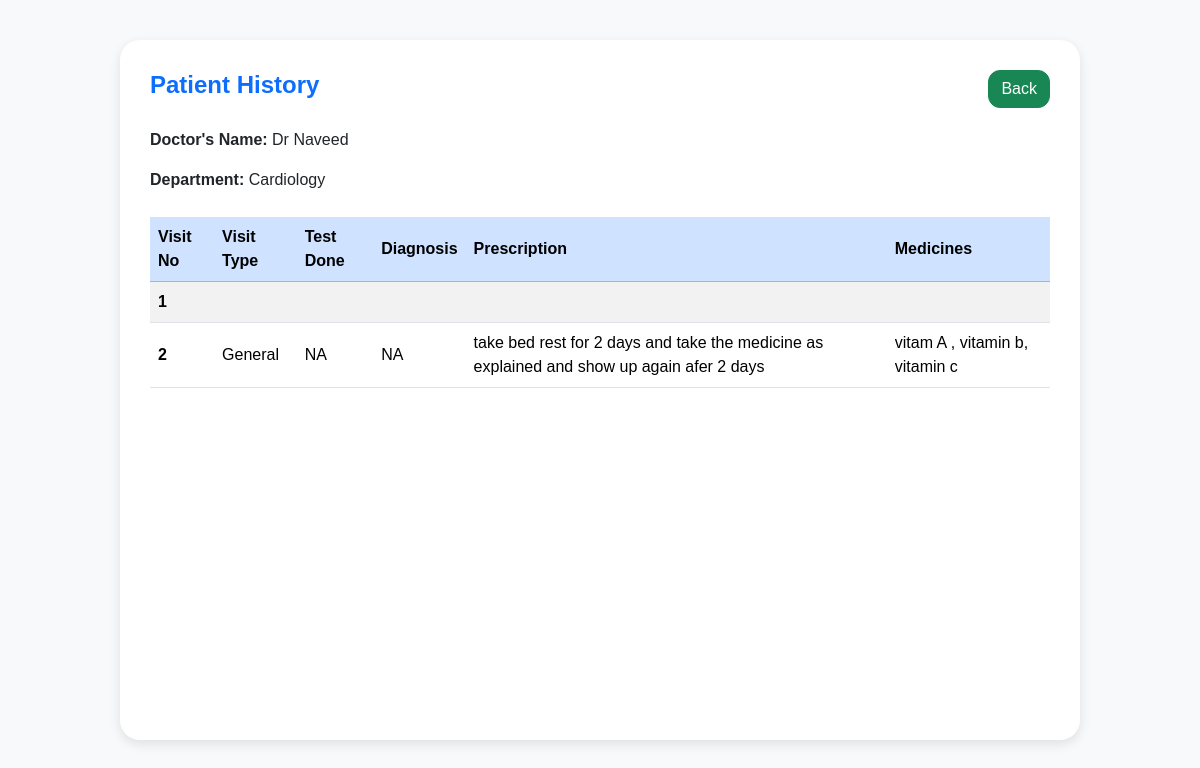
The app's page /patient/history (signed in) with its own data.
### application/models.py (models this page shows)
class Doctor(db.Model):
    id = db.Column(db.Integer, primary_key=True)
    name = db.Column(db.String(100), nullable=False)
    email = db.Column(db.String(100), unique=True)
    phone = db.Column(db.String(20), nullable=False)
    experience = db.Column(db.Integer)
    details = db.Column(db.Text)
    available_slots = db.Column(db.Text)  # Could store JSON string for slots
    department_id = db.Column(db.Integer, db.ForeignKey('department.id'))
    department = db.relationship('Department', backref='doctors')

class Department(db.Model):
    id = db.Column(db.Integer, primary_key=True)
    name = db.Column(db.String(100), nullable=False)
    details = db.Column(db.Text)

class TreatmentHistory(db.Model):
    id = db.Column(db.Integer, primary_key=True)
    patient_id = db.Column(db.Integer, db.ForeignKey('patient.id'))
    doctor_id = db.Column(db.Integer, db.ForeignKey('doctor.id'))
    department_id = db.Column(db.Integer, db.ForeignKey('department.id'))
    visit_type = db.Column(db.String(50))
    test_done = db.Column(db.String(200))
    diagnosis = db.Column(db.Text)
    prescription = db.Column(db.Text)
    medicines = db.Column(db.Text)
    created_at = db.Column(db.DateTime, default=datetime.utcnow)
    doctor = db.relationship('Doctor', backref='treatment_histories')
    patient = db.relationship('Patient', backref='treatment_histories')
    department = db.relationship('Department', backref='treatment_histories')

### application/controllers.py (the view)
    @app.route('/patient/history')
    def patient_history():
        if 'role' not in session or session['role'] != 'patient':
            flash("Access denied!", "danger")
            return redirect(url_for('login'))
        user_id = session.get('user_id')
        patient = Patient.query.filter_by(user_id=user_id).first()
        if not patient:
            flash("Patient record not found!", "danger")
            return redirect(url_for('login'))
        treatment_history = TreatmentHistory.query.filter_by(patient_id=patient.id)\
                                                .order_by(TreatmentHistory.created_at.desc()).all()
        history_data = []
        for visit in treatment_history:
            doctor = Doctor.query.get(visit.doctor_id)
            department = Department.query.get(visit.department_id)
            history_data.append({
                "visit": visit,
                "doctor": doctor,
                "department": department
            })
        return render_template('patient_history.html',
                            patient=patient,
                            history_data=history_data,
                            back_url=url_for('patient_dashboard'),
                            user_role='patient')

### templates/patient_history.html (shortened to what this page needs)
<!DOCTYPE html>
<html lang="en">
<head>
    <link rel="stylesheet" href="/static/style.css">
    <link href="https://cdn.jsdelivr.net/npm/bootstrap@5.3.8/dist/css/bootstrap.min.css" rel="stylesheet">
</head>
<body>
<div id="main">
    <div id="patients_nav">
        <h4 id="sub_heading">Patient History</h4>
        <a href="{{ back_url }}">
            <button type="button" class="btn btn-success btn-back">Back</button>
        </a>
    </div>
    <div id="description">
        {% if history_data %}
            <p><strong>Doctor's Name:</strong> {{ history_data[0].doctor.name }}</p>
            <p><strong>Department:</strong> {{ history_data[0].department.name }}</p>
            {% else %}
            <p>No history available.</p>
        {% endif %}
    </div>
    <div class="table-section">
        <table class="table table-hover table-striped">
            <thead class="table-primary">
                <tr>
                    <th scope="col">Visit No</th>
                    <th scope="col">Visit Type</th>
                    <th scope="col">Test Done</th>
                    <th scope="col">Diagnosis</th>
                    <th scope="col">Prescription</th>
                    <th scope="col">Medicines</th>
                </tr>
            </thead>
            <tbody>
                {% for record in history_data %}
                <tr>
                    <th scope="row">{{ loop.index }}</th>
                    <td>{{ record.visit.visit_type if record.visit else record.visit_type or '-' }}</td>
                    <td>{{ record.visit.test_done if record.visit else record.test_done or '-' }}</td>
                    <td>{{ record.visit.diagnosis if record.visit else record.diagnosis or '-' }}</td>
                    <td>{{ record.visit.prescription if record.visit else record.prescription or '-' }}</td>
                    <td>{{ record.visit.medicines if record.visit else record.medicines or '-' }}</td>
                </tr>
                {% endfor %}
            </tbody>
        </table>
    </div>
</div>
</body>
</html>

### static/style.css (style rules this page uses)
#main { margin-top: 10px; max-width: 60%; margin: auto; height: 700px; }
#description { text-align: center; margin-top: 5px; }

### templates/patient_history.html (style rules this page uses)
body { background: #f8f9fa; font-family: Arial, sans-serif; }
#main { max-width: 80%; margin: 40px auto; padding: 30px; background: white; border-radius: 20px; box-shadow: 0 4px 12px rgba(0,0,0,0.1); }
#patients_nav { display: flex; justify-content: space-between; align-items: center; margin-bottom: 20px; }
#sub_heading { color: #0d6efd; font-weight: 600; }
#description { text-align: start; margin-bottom: 25px; }
.table th, .table td { vertical-align: middle; }
.btn-back { border-radius: 12px; }

### records on screen
Doctor: name "Dr Naveed"
Department: name "Cardiology"
TreatmentHistory: visit "General", visit "NA", visit "NA", visit "take bed rest for 2 days and take the medicine as explained and show up again afer 2 days", visit "vitam A , vitamin b, vitamin c"
